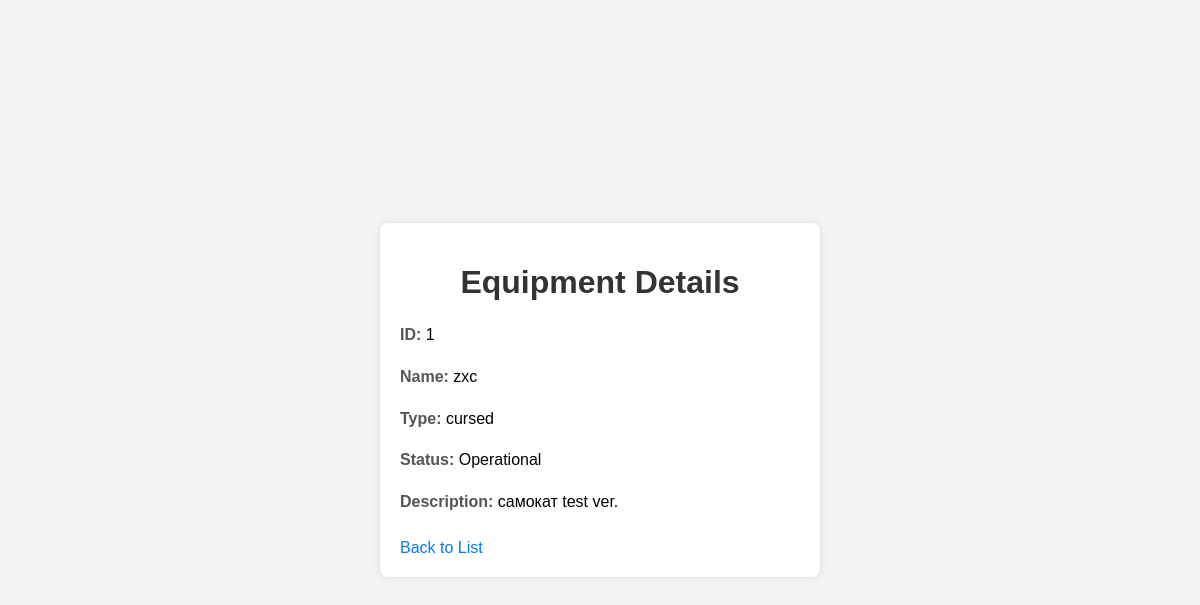
Screenshot of /view_equipment.php?id=1 (signed in) with the database file from the repository.
### tables this page shows
CREATE TABLE `equipment` (
  `id` int NOT NULL,
  `name` varchar(255) NOT NULL,
  `type` varchar(255) NOT NULL,
  `status` enum('Operational','Maintenance','Out of Service') NOT NULL,
  `description` text
);

### view_equipment.php (the view, shortened to what this page needs)
<?php
include 'db_config.php';
$equipment_id = $_GET['id'];
try {
    $stmt = $pdo->prepare("SELECT * FROM equipment WHERE id = ?");
    $stmt->execute([$equipment_id]);
    $equipment = $stmt->fetch(PDO::FETCH_ASSOC);
} catch (PDOException $e) {
    echo "Error: " . $e->getMessage();
    die();
}
?>
<!DOCTYPE html>
<html>
<head>
</head>
<body>
    <div class="container">
        <h1>Equipment Details</h1>
        <p><strong>ID:</strong> <?= htmlspecialchars($equipment['id'], ENT_QUOTES, 'UTF-8') ?></p>
        <p><strong>Name:</strong> <?= htmlspecialchars($equipment['name'], ENT_QUOTES, 'UTF-8') ?></p>
        <p><strong>Type:</strong> <?= htmlspecialchars($equipment['type'], ENT_QUOTES, 'UTF-8') ?></p>
        <p><strong>Status:</strong> <?= htmlspecialchars($equipment['status'], ENT_QUOTES, 'UTF-8') ?></p>
        <p><strong>Description:</strong> <?= htmlspecialchars($equipment['description'], ENT_QUOTES, 'UTF-8') ?></p>
        <a href="index.php">Back to List</a>
    </div>
</body>
</html>

### view_equipment.php (style rules this page uses)
body { font-family: sans-serif; background-color: #f4f4f4; margin: 0; padding: 0; display: flex; justify-content: center; align-items: center; min-height: 100vh; }
.container { background-color: #fff; padding: 20px; border-radius: 8px; box-shadow: 0 0 10px rgba(0, 0, 0, 0.1); width: 400px; text-align: left; }
h1 { color: #333; text-align: center; }
p { margin-bottom: 10px; line-height: 1.6; }
strong { font-weight: bold; color: #555; }
a { color: #007bff; text-decoration: none; display: inline-block; margin-top: 15px; }

### rows the page displays
equipment: id "1", name "zxc", type "cursed", status "Operational", description "самокат test ver."
